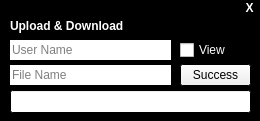
<?xml version="1.0" encoding="UTF-8"?>
<ui version="4.0">
 <class>UpDownForm</class>
 <widget class="QDialog" name="UpDownForm">
  <property name="geometry">
   <rect>
    <x>0</x>
    <y>0</y>
    <width>260</width>
    <height>121</height>
   </rect>
  </property>
  <property name="palette">
   <palette>
    <active>
     <colorrole role="Base">
      <brush brushstyle="SolidPattern">
       <color alpha="255">
        <red>255</red>
        <green>255</green>
        <blue>255</blue>
       </color>
      </brush>
     </colorrole>
     <colorrole role="Window">
      <brush brushstyle="SolidPattern">
       <color alpha="255">
        <red>0</red>
        <green>0</green>
        <blue>0</blue>
       </color>
      </brush>
     </colorrole>
    </active>
    <inactive>
     <colorrole role="Base">
      <brush brushstyle="SolidPattern">
       <color alpha="255">
        <red>255</red>
        <green>255</green>
        <blue>255</blue>
       </color>
      </brush>
     </colorrole>
     <colorrole role="Window">
      <brush brushstyle="SolidPattern">
       <color alpha="255">
        <red>0</red>
        <green>0</green>
        <blue>0</blue>
       </color>
      </brush>
     </colorrole>
    </inactive>
    <disabled>
     <colorrole role="Base">
      <brush brushstyle="SolidPattern">
       <color alpha="255">
        <red>0</red>
        <green>0</green>
        <blue>0</blue>
       </color>
      </brush>
     </colorrole>
     <colorrole role="Window">
      <brush brushstyle="SolidPattern">
       <color alpha="255">
        <red>0</red>
        <green>0</green>
        <blue>0</blue>
       </color>
      </brush>
     </colorrole>
    </disabled>
   </palette>
  </property>
  <property name="windowTitle">
   <string>Upload &amp; Download</string>
  </property>
  <property name="windowIcon">
   <iconset resource="interface.qrc">
    <normaloff>:/new/source/if_52_Cloud_Sync_183465.png</normaloff>:/new/source/if_52_Cloud_Sync_183465.png</iconset>
  </property>
  <widget class="QLabel" name="titleLabel">
   <property name="geometry">
    <rect>
     <x>10</x>
     <y>10</y>
     <width>241</width>
     <height>31</height>
    </rect>
   </property>
   <property name="font">
    <font>
     <weight>75</weight>
     <bold>true</bold>
    </font>
   </property>
   <property name="styleSheet">
    <string notr="true">Color : #FFFFFF;</string>
   </property>
   <property name="text">
    <string>Upload &amp; Download</string>
   </property>
  </widget>
  <widget class="QProgressBar" name="progressBar">
   <property name="geometry">
    <rect>
     <x>10</x>
     <y>90</y>
     <width>241</width>
     <height>23</height>
    </rect>
   </property>
   <property name="value">
    <number>0</number>
   </property>
   <property name="textVisible">
    <bool>false</bool>
   </property>
  </widget>
  <widget class="QPushButton" name="closeButton">
   <property name="geometry">
    <rect>
     <x>239</x>
     <y>0</y>
     <width>21</width>
     <height>16</height>
    </rect>
   </property>
   <property name="font">
    <font>
     <weight>75</weight>
     <bold>true</bold>
    </font>
   </property>
   <property name="focusPolicy">
    <enum>Qt::ClickFocus</enum>
   </property>
   <property name="styleSheet">
    <string notr="true">border-radius: 2px;
Color : #FFFFFF;</string>
   </property>
   <property name="text">
    <string>X</string>
   </property>
   <property name="flat">
    <bool>false</bool>
   </property>
  </widget>
  <widget class="QLineEdit" name="userNameLine">
   <property name="geometry">
    <rect>
     <x>10</x>
     <y>40</y>
     <width>161</width>
     <height>20</height>
    </rect>
   </property>
   <property name="text">
    <string/>
   </property>
   <property name="maxLength">
    <number>12</number>
   </property>
   <property name="frame">
    <bool>false</bool>
   </property>
   <property name="echoMode">
    <enum>QLineEdit::Password</enum>
   </property>
   <property name="placeholderText">
    <string>User Name</string>
   </property>
  </widget>
  <widget class="QLineEdit" name="fileNameLine">
   <property name="geometry">
    <rect>
     <x>10</x>
     <y>65</y>
     <width>161</width>
     <height>20</height>
    </rect>
   </property>
   <property name="text">
    <string/>
   </property>
   <property name="maxLength">
    <number>18</number>
   </property>
   <property name="frame">
    <bool>false</bool>
   </property>
   <property name="placeholderText">
    <string>File Name</string>
   </property>
  </widget>
  <widget class="QPushButton" name="actionButton">
   <property name="enabled">
    <bool>true</bool>
   </property>
   <property name="geometry">
    <rect>
     <x>180</x>
     <y>64</y>
     <width>71</width>
     <height>22</height>
    </rect>
   </property>
   <property name="text">
    <string>Success</string>
   </property>
  </widget>
  <widget class="QCheckBox" name="nameViewCheckBox">
   <property name="geometry">
    <rect>
     <x>180</x>
     <y>40</y>
     <width>71</width>
     <height>20</height>
    </rect>
   </property>
   <property name="styleSheet">
    <string notr="true">Color : #FFFFFF;</string>
   </property>
   <property name="text">
    <string>View</string>
   </property>
  </widget>
  <zorder>closeButton</zorder>
  <zorder>titleLabel</zorder>
  <zorder>progressBar</zorder>
  <zorder>userNameLine</zorder>
  <zorder>fileNameLine</zorder>
  <zorder>actionButton</zorder>
  <zorder>nameViewCheckBox</zorder>
 </widget>
 <resources>
  <include location="interface.qrc"/>
 </resources>
 <connections/>
</ui>
